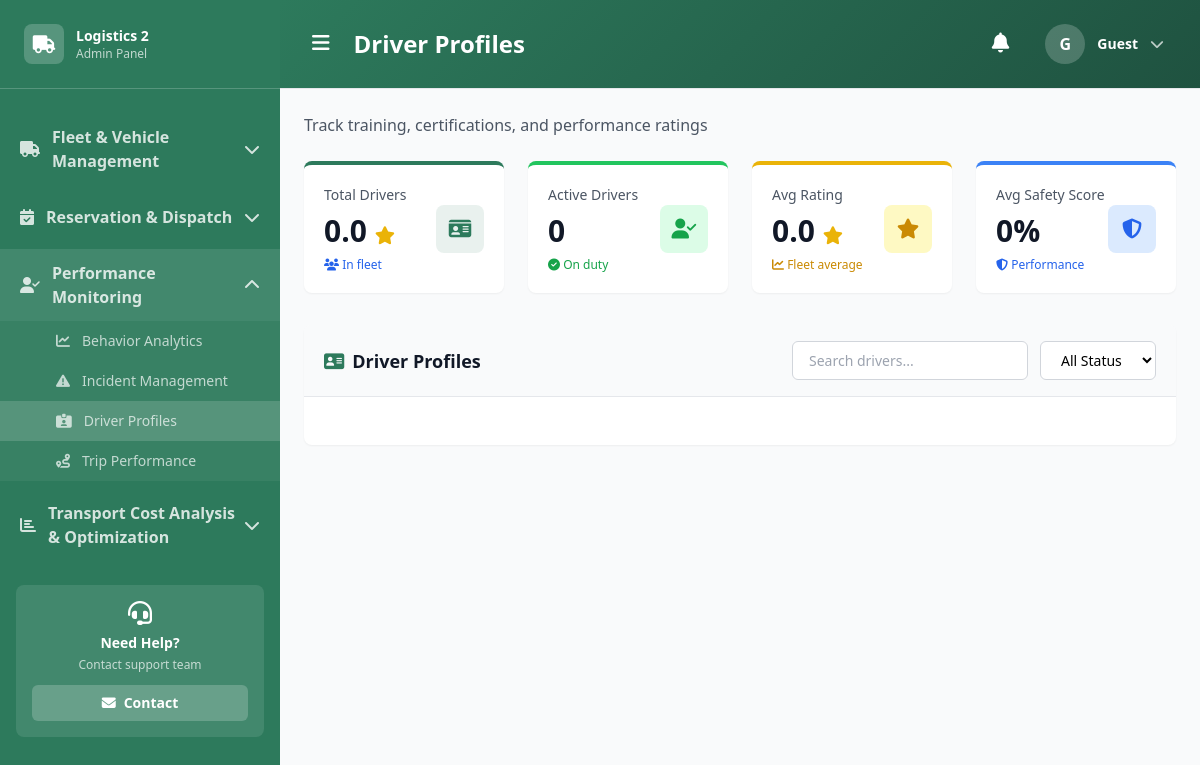
Before: /ADMIN/module_3/driver-profiles.php with the older database file.
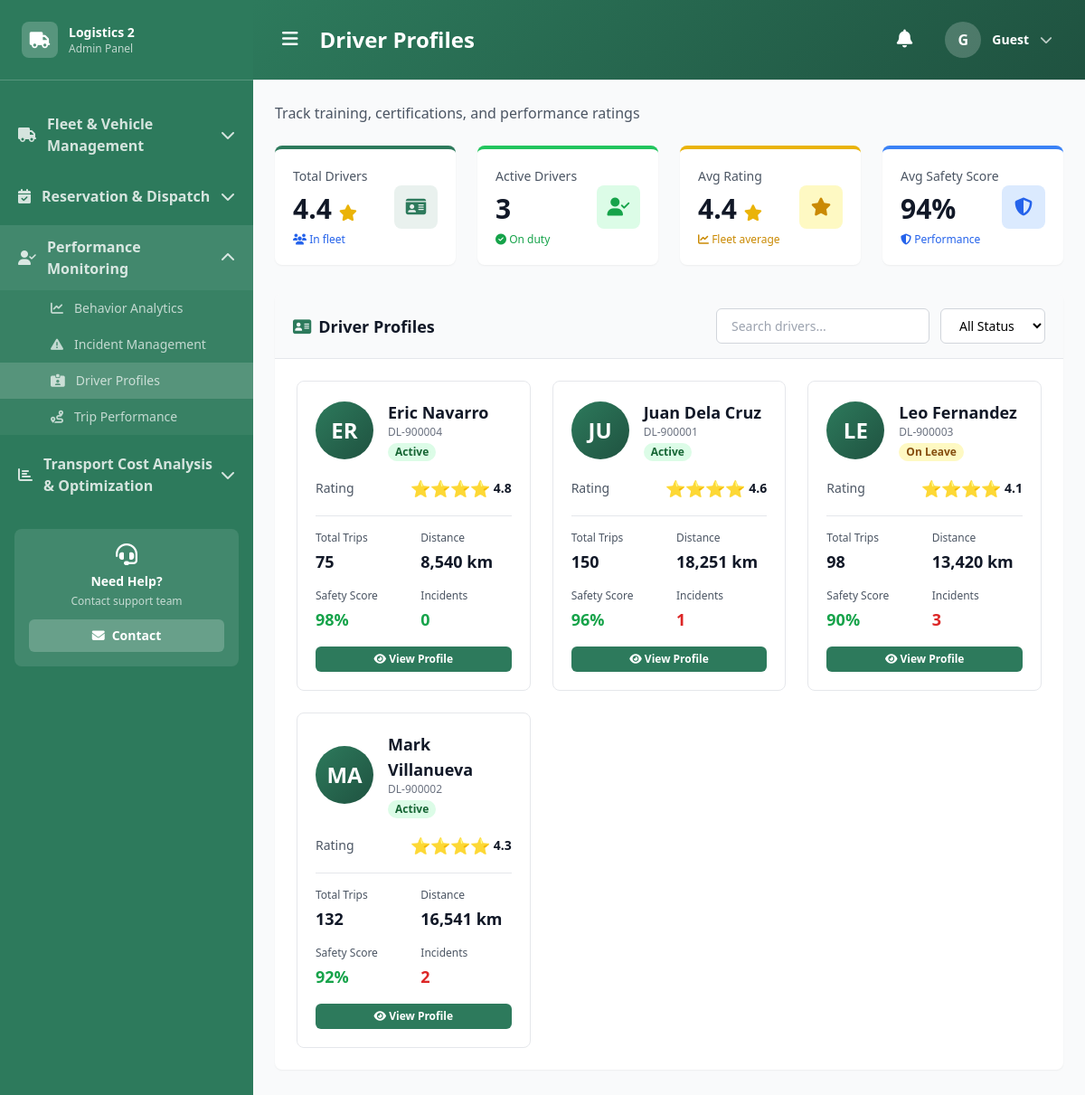
After: the same page with the newer database file.
### tables this page shows
CREATE TABLE `drivers` (
  `id` int(11) NOT NULL,
  `user_id` int(11) NOT NULL,
  `license` varchar(30) DEFAULT NULL,
  `status` enum('Active','On Leave','Inactive') DEFAULT 'Active',
  `address` varchar(255) DEFAULT NULL,
  `emergency_contact` varchar(100) DEFAULT NULL,
  `blood_type` varchar(5) DEFAULT NULL,
  `join_date` date DEFAULT NULL,
  `expiry` date DEFAULT NULL,
  `rating` decimal(3,1) DEFAULT 0.0,
  `safety_score` int(11) DEFAULT 0,
  `on_time_rate` int(11) DEFAULT 0,
  `total_trips` int(11) DEFAULT 0,
  `total_distance` decimal(10,2) DEFAULT 0.00,
  `incidents` int(11) DEFAULT 0,
  `created_at` timestamp NOT NULL DEFAULT current_timestamp(),
  `updated_at` timestamp NOT NULL DEFAULT current_timestamp() ON UPDATE current_timestamp()
);

### ADMIN/includes/functions.php (called while the page is built, shortened)
<?php
$conn = new mysqli('localhost', 'root', '', 'logistics2');
function getDriverProfiles() {
    global $conn;
    $sql = "
        SELECT
            d.id,
            d.user_id,
            CONCAT(u.full_name) AS name,
            u.email,
            d.license,
            d.status,
            d.address,
            d.emergency_contact,
            d.blood_type,
            d.join_date,
            d.expiry,
            d.rating,
            d.safety_score,
            d.on_time_rate,
            d.total_trips,
            d.total_distance,
            d.incidents
        FROM drivers d
        JOIN users u ON d.user_id = u.user_id
        ORDER BY u.full_name
    ";
    $result = $conn->query($sql);
    return $result->fetch_all(MYSQLI_ASSOC);
}
?>

### ADMIN/module_3/driver-profiles.php (the view, shortened to what the changed rows need)
<?php
include '../includes/functions.php';
$drivers = getDriverProfiles();
$totalDrivers = count($drivers);
$avgRating = $totalDrivers > 0
    ? array_sum(array_column($drivers, 'rating')) / $totalDrivers
    : 0;
?>
<!DOCTYPE html>
<html lang="en">
<head>
    <script src="https://cdn.tailwindcss.com"></script>
    <link rel="stylesheet" href="https://cdnjs.cloudflare.com/ajax/libs/font-awesome/6.4.0/css/all.min.css">
</head>
<body class="bg-gray-50 font-sans">
    <?php include '../includes/sidebar.php'; ?>
    <div class="ml-0 md:ml-[280px] min-h-screen transition-all duration-300">
        <?php include '../includes/header.php'; ?>
        <main class="p-6">
            <div class="grid grid-cols-1 md:grid-cols-2 lg:grid-cols-4 gap-6 mb-8">
                <div class="bg-white rounded-lg p-5 shadow-sm border-t-4 border-primary-green">
                    <div class="flex items-center justify-between">
                        <div>
                            <div class="text-gray-600 text-sm font-medium">Total Drivers</div>
                            <div class="text-3xl font-bold text-gray-900 my-2">
                                <?php
                                echo count($drivers) > 0
                                    ? number_format(array_sum(array_column($drivers, 'rating')) / count($drivers), 1)
                                    : '0.0';
                                ?>
                                <i class="fas fa-star text-yellow-500 text-lg"></i>
                            </div>
                            <div class="text-xs font-medium text-blue-600">
                                <i class="fas fa-users"></i> In fleet
                            </div>
                        </div>
                    </div>
                </div>
                <div class="bg-white rounded-lg p-5 shadow-sm border-t-4 border-green-500">
                    <div class="flex items-center justify-between">
                        <div>
                            <div class="text-gray-600 text-sm font-medium">Active Drivers</div>
                            <div class="text-3xl font-bold text-gray-900 my-2"><?php echo count(array_filter($drivers, fn($d) => $d['status'] === 'Active')); ?></div>
                            <div class="text-xs font-medium text-green-600">
                                <i class="fas fa-check-circle"></i> On duty
                            </div>
                        </div>
                    </div>
                </div>
                <div class="bg-white rounded-lg p-5 shadow-sm border-t-4 border-yellow-500">
                    <div class="flex items-center justify-between">
                        <div>
                            <div class="text-gray-600 text-sm font-medium">Avg Rating</div>
                            <div class="text-3xl font-bold text-gray-900 my-2">
                                <?php echo number_format($avgRating, 1); ?>
                                <i class="fas fa-star text-yellow-500 text-lg"></i>
                            </div>
                            <div class="text-xs font-medium text-yellow-600">
                                <i class="fas fa-chart-line"></i> Fleet average
                            </div>
                        </div>
                    </div>
                </div>
                <div class="bg-white rounded-lg p-5 shadow-sm border-t-4 border-blue-500">
                    <div class="flex items-center justify-between">
                        <div>
                            <div class="text-gray-600 text-sm font-medium">Avg Safety Score</div>
                            <div class="text-3xl font-bold text-gray-900 my-2">
                                <?php
                                echo count($drivers) > 0
                                    ? round(array_sum(array_column($drivers, 'safety_score')) / count($drivers))
                                    : 0;
                                ?>%
                            </div>
                            <div class="text-xs font-medium text-blue-600">
                                <i class="fas fa-shield-alt"></i> Performance
                            </div>
                        </div>
                    </div>
                </div>
            </div>
            <div class="bg-white rounded-lg shadow-sm overflow-hidden mb-8">
                <div class="bg-gray-50 border-b border-gray-200 px-5 py-4">
                    <div class="flex flex-col md:flex-row md:items-center md:justify-between gap-4">
                        <h2 class="text-lg font-bold text-gray-900 flex items-center gap-2">
                            <i class="fas fa-address-card text-primary-green"></i>
                            Driver Profiles
                        </h2>
                    </div>
                </div>
                <div class="p-6 grid grid-cols-1 md:grid-cols-2 lg:grid-cols-3 gap-6" id="driverGrid">
                    <?php foreach ($drivers as $driver):
                        $statusColors = [
                            'Active' => 'bg-green-100 text-green-800',
                            'On Leave' => 'bg-yellow-100 text-yellow-800',
                            'Inactive' => 'bg-red-100 text-red-800'
                        ];
                        $ratingStars = str_repeat('⭐', floor($driver['rating']));
                    ?>
                    <div class="bg-white border border-gray-200 rounded-lg p-5 hover:shadow-lg transition-all cursor-pointer" onclick='viewDriverProfile(<?php echo json_encode($driver); ?>)'>
                        <div class="flex items-center gap-4 mb-4">
                            <div class="w-16 h-16 bg-gradient-to-br from-primary-green to-dark-green rounded-full flex items-center justify-center text-white text-2xl font-bold flex-shrink-0">
                                <?php echo strtoupper(substr($driver['name'], 0, 2)); ?>
                            </div>
                            <div class="flex-1">
                                <h3 class="font-bold text-gray-900 text-lg"><?php echo $driver['name']; ?></h3>
                                <p class="text-xs text-gray-500"><?php echo $driver['license']; ?></p>
                                <span class="inline-block px-2 py-0.5 rounded-full text-xs font-semibold mt-1 <?php echo $statusColors[$driver['status']]; ?>">
                                    <?php echo $driver['status']; ?>
                                </span>
                            </div>
                        </div>
                        <div class="mb-4 pb-4 border-b border-gray-200">
                            <div class="flex items-center justify-between">
                                <span class="text-sm text-gray-600">Rating</span>
                                <div class="flex items-center gap-1">
                                    <span class="text-lg"><?php echo $ratingStars; ?></span>
                                    <span class="text-sm font-semibold text-gray-900"><?php echo $driver['rating']; ?></span>
                                </div>
                            </div>
                        </div>
                        <div class="grid grid-cols-2 gap-4 mb-4">
                            <div>
                                <div class="text-xs text-gray-600 mb-1">Total Trips</div>
                                <div class="text-lg font-bold text-gray-900"><?php echo $driver['total_trips']; ?></div>
                            </div>
                            <div>
                                <div class="text-xs text-gray-600 mb-1">Distance</div>
                                <div class="text-lg font-bold text-gray-900"><?php echo number_format($driver['total_distance']); ?> km</div>
                            </div>
                            <div>
                                <div class="text-xs text-gray-600 mb-1">Safety Score</div>
                                <div class="text-lg font-bold text-green-600"><?php echo $driver['safety_score']; ?>%</div>
                            </div>
                            <div>
                                <div class="text-xs text-gray-600 mb-1">Incidents</div>
                                <div class="text-lg font-bold <?php echo $driver['incidents'] > 0 ? 'text-red-600' : 'text-green-600'; ?>">
                                    <?php echo $driver['incidents']; ?>
                                </div>
                            </div>
                        </div>
                        <div class="flex gap-2">
                            <button class="flex-1 px-3 py-1.5 bg-primary-green text-white rounded-md text-xs font-semibold hover:bg-dark-green transition-all" onclick="event.stopPropagation(); viewDriverProfile(<?php echo htmlspecialchars(json_encode($driver)); ?>)">
                                <i class="fas fa-eye"></i> View Profile
                            </button>
                        </div>
                    </div>
                    <?php endforeach; ?>
                </div>
            </div>
        </main>
    </div>
</body>
</html>

Changed rows visible on the page:
added drivers: name "ER", name "Eric Navarro", license "DL-900004", status "Active", rating "⭐⭐⭐⭐", rating "4.8", total_trips "75", total_distance "8,540", safety_score "98", incidents "0"
added drivers: name "JU", name "Juan Dela Cruz", license "DL-900001", status "Active", rating "⭐⭐⭐⭐", rating "4.6", total_trips "150", total_distance "18,251", safety_score "96", incidents "1"
added drivers: name "LE", name "Leo Fernandez", license "DL-900003", status "On Leave", rating "⭐⭐⭐⭐", rating "4.1", total_trips "98", total_distance "13,420", safety_score "90", incidents "3"
added drivers: name "MA", name "Mark Villanueva", license "DL-900002", status "Active", rating "⭐⭐⭐⭐", rating "4.3", total_trips "132", total_distance "16,541", safety_score "92", incidents "2"
Other visible differences:
array_sum(array_column($drivers, 'rating')) / count($drivers): (not shown) → "4.4"
count(array_filter($drivers, fn($d) => $d['status'] === 'Active')): "0" → "3"
$avgRating: "0.0" → "4.4"
array_sum(array_column($drivers, 'safety_score')) / count($drivers): (not shown) → "94"
text no longer shown: "0.0 0"
